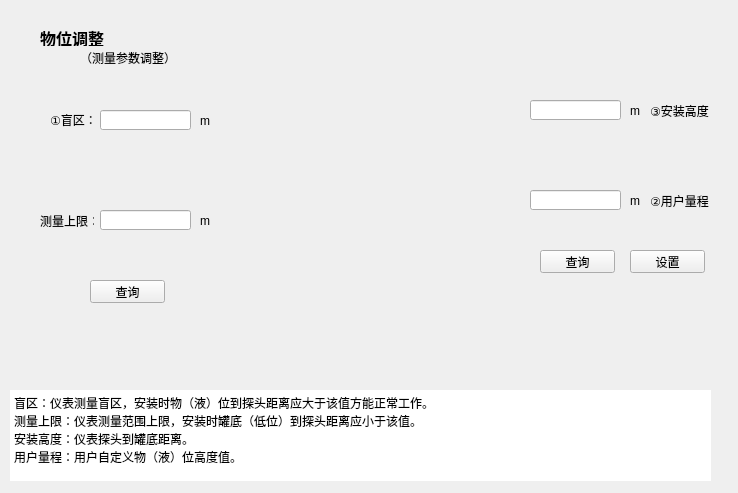
<?xml version="1.0" encoding="UTF-8"?>
<ui version="4.0">
 <class>TwoLineWuWei</class>
 <widget class="QWidget" name="TwoLineWuWei">
  <property name="geometry">
   <rect>
    <x>0</x>
    <y>0</y>
    <width>738</width>
    <height>493</height>
   </rect>
  </property>
  <property name="windowTitle">
   <string>Form</string>
  </property>
  <widget class="QLabel" name="label">
   <property name="geometry">
    <rect>
     <x>240</x>
     <y>60</y>
     <width>231</width>
     <height>321</height>
    </rect>
   </property>
   <property name="autoFillBackground">
    <bool>false</bool>
   </property>
   <property name="text">
    <string/>
   </property>
   <property name="pixmap">
    <pixmap resource="images.qrc">:/myImage/images/wuweitu.png</pixmap>
   </property>
   <property name="scaledContents">
    <bool>true</bool>
   </property>
   <property name="wordWrap">
    <bool>false</bool>
   </property>
  </widget>
  <widget class="QLabel" name="label_2">
   <property name="geometry">
    <rect>
     <x>50</x>
     <y>110</y>
     <width>51</width>
     <height>20</height>
    </rect>
   </property>
   <property name="text">
    <string>①盲区：</string>
   </property>
  </widget>
  <widget class="QLineEdit" name="lowLimitLineEdit">
   <property name="geometry">
    <rect>
     <x>100</x>
     <y>110</y>
     <width>91</width>
     <height>20</height>
    </rect>
   </property>
  </widget>
  <widget class="QLabel" name="label_3">
   <property name="geometry">
    <rect>
     <x>200</x>
     <y>110</y>
     <width>31</width>
     <height>21</height>
    </rect>
   </property>
   <property name="text">
    <string>m</string>
   </property>
  </widget>
  <widget class="QLabel" name="label_4">
   <property name="geometry">
    <rect>
     <x>40</x>
     <y>210</y>
     <width>54</width>
     <height>21</height>
    </rect>
   </property>
   <property name="text">
    <string>测量上限：</string>
   </property>
  </widget>
  <widget class="QLineEdit" name="upLimitLineEdit">
   <property name="geometry">
    <rect>
     <x>100</x>
     <y>210</y>
     <width>91</width>
     <height>20</height>
    </rect>
   </property>
  </widget>
  <widget class="QLabel" name="label_5">
   <property name="geometry">
    <rect>
     <x>200</x>
     <y>210</y>
     <width>21</width>
     <height>21</height>
    </rect>
   </property>
   <property name="text">
    <string>m</string>
   </property>
  </widget>
  <widget class="QPushButton" name="queryLimitButton">
   <property name="geometry">
    <rect>
     <x>90</x>
     <y>280</y>
     <width>75</width>
     <height>23</height>
    </rect>
   </property>
   <property name="text">
    <string>查询</string>
   </property>
  </widget>
  <widget class="QLineEdit" name="gheightLineEdit">
   <property name="geometry">
    <rect>
     <x>530</x>
     <y>100</y>
     <width>91</width>
     <height>20</height>
    </rect>
   </property>
  </widget>
  <widget class="QLineEdit" name="dheightLineEdit">
   <property name="geometry">
    <rect>
     <x>530</x>
     <y>190</y>
     <width>91</width>
     <height>20</height>
    </rect>
   </property>
  </widget>
  <widget class="QLabel" name="label_6">
   <property name="geometry">
    <rect>
     <x>650</x>
     <y>100</y>
     <width>71</width>
     <height>21</height>
    </rect>
   </property>
   <property name="text">
    <string>③安装高度</string>
   </property>
  </widget>
  <widget class="QLabel" name="label_7">
   <property name="geometry">
    <rect>
     <x>650</x>
     <y>190</y>
     <width>71</width>
     <height>21</height>
    </rect>
   </property>
   <property name="text">
    <string>②用户量程</string>
   </property>
  </widget>
  <widget class="QPushButton" name="queryRangeButton">
   <property name="geometry">
    <rect>
     <x>540</x>
     <y>250</y>
     <width>75</width>
     <height>23</height>
    </rect>
   </property>
   <property name="text">
    <string>查询</string>
   </property>
  </widget>
  <widget class="QPushButton" name="setRangeButton">
   <property name="geometry">
    <rect>
     <x>630</x>
     <y>250</y>
     <width>75</width>
     <height>23</height>
    </rect>
   </property>
   <property name="text">
    <string>设置</string>
   </property>
  </widget>
  <widget class="QTextBrowser" name="textBrowser">
   <property name="geometry">
    <rect>
     <x>10</x>
     <y>390</y>
     <width>701</width>
     <height>91</height>
    </rect>
   </property>
   <property name="frameShape">
    <enum>QFrame::NoFrame</enum>
   </property>
   <property name="frameShadow">
    <enum>QFrame::Raised</enum>
   </property>
   <property name="html">
    <string>&lt;!DOCTYPE HTML PUBLIC &quot;-//W3C//DTD HTML 4.0//EN&quot; &quot;http://www.w3.org/TR/REC-html40/strict.dtd&quot;&gt;
&lt;html&gt;&lt;head&gt;&lt;meta name=&quot;qrichtext&quot; content=&quot;1&quot; /&gt;&lt;style type=&quot;text/css&quot;&gt;
p, li { white-space: pre-wrap; }
&lt;/style&gt;&lt;/head&gt;&lt;body style=&quot; font-family:'SimSun'; font-size:9pt; font-weight:400; font-style:normal;&quot;&gt;
&lt;p style=&quot; margin-top:0px; margin-bottom:0px; margin-left:0px; margin-right:0px; -qt-block-indent:0; text-indent:0px;&quot;&gt;盲区：仪表测量盲区，安装时物（液）位到探头距离应大于该值方能正常工作。&lt;/p&gt;
&lt;p style=&quot; margin-top:0px; margin-bottom:0px; margin-left:0px; margin-right:0px; -qt-block-indent:0; text-indent:0px;&quot;&gt;测量上限：仪表测量范围上限，安装时罐底（低位）到探头距离应小于该值。&lt;/p&gt;
&lt;p style=&quot; margin-top:0px; margin-bottom:0px; margin-left:0px; margin-right:0px; -qt-block-indent:0; text-indent:0px;&quot;&gt;安装高度：仪表探头到罐底距离。&lt;/p&gt;
&lt;p style=&quot; margin-top:0px; margin-bottom:0px; margin-left:0px; margin-right:0px; -qt-block-indent:0; text-indent:0px;&quot;&gt;用户量程：用户自定义物（液）位高度值。&lt;/p&gt;&lt;/body&gt;&lt;/html&gt;</string>
   </property>
  </widget>
  <widget class="QLabel" name="label_8">
   <property name="geometry">
    <rect>
     <x>40</x>
     <y>30</y>
     <width>121</width>
     <height>16</height>
    </rect>
   </property>
   <property name="font">
    <font>
     <family>微软雅黑</family>
     <pointsize>12</pointsize>
     <weight>75</weight>
     <bold>true</bold>
    </font>
   </property>
   <property name="text">
    <string>物位调整</string>
   </property>
  </widget>
  <widget class="QLabel" name="label_9">
   <property name="geometry">
    <rect>
     <x>80</x>
     <y>50</y>
     <width>91</width>
     <height>16</height>
    </rect>
   </property>
   <property name="text">
    <string>（测量参数调整）</string>
   </property>
  </widget>
  <widget class="QLabel" name="label_10">
   <property name="geometry">
    <rect>
     <x>630</x>
     <y>100</y>
     <width>31</width>
     <height>21</height>
    </rect>
   </property>
   <property name="text">
    <string>m</string>
   </property>
  </widget>
  <widget class="QLabel" name="label_11">
   <property name="geometry">
    <rect>
     <x>630</x>
     <y>190</y>
     <width>31</width>
     <height>21</height>
    </rect>
   </property>
   <property name="text">
    <string>m</string>
   </property>
  </widget>
 </widget>
 <resources>
  <include location="images.qrc"/>
 </resources>
 <connections/>
</ui>
